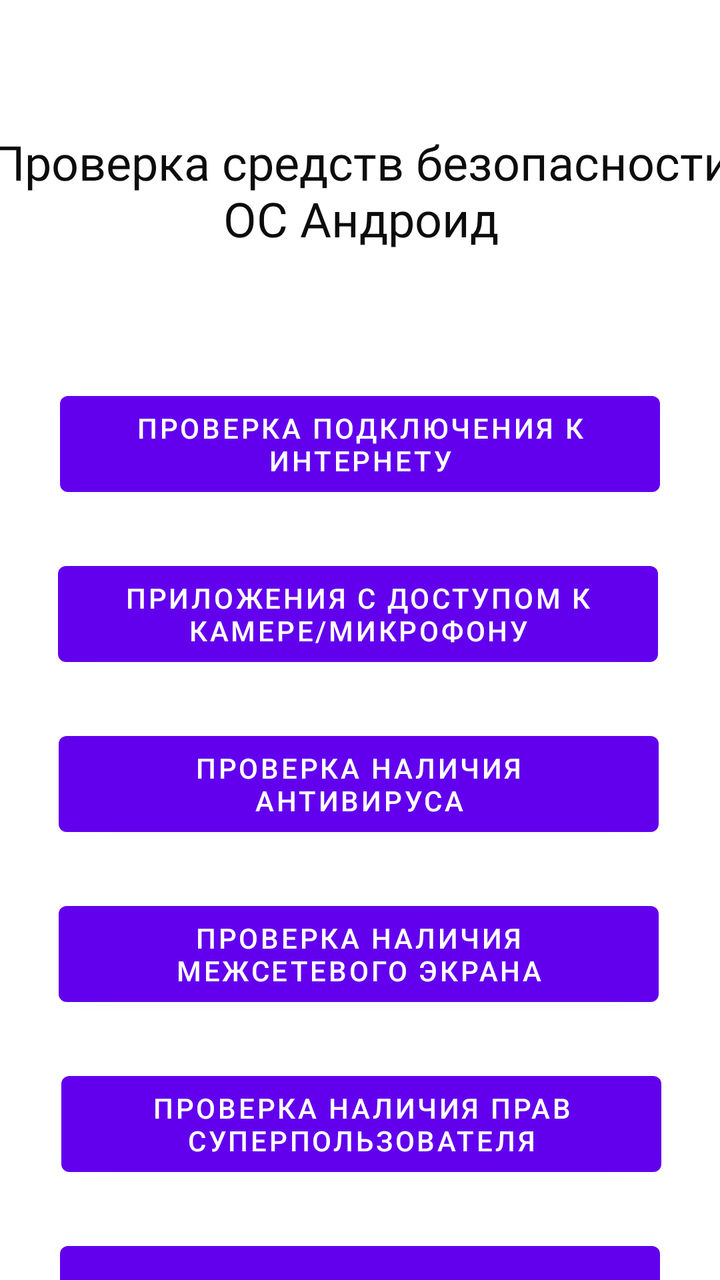
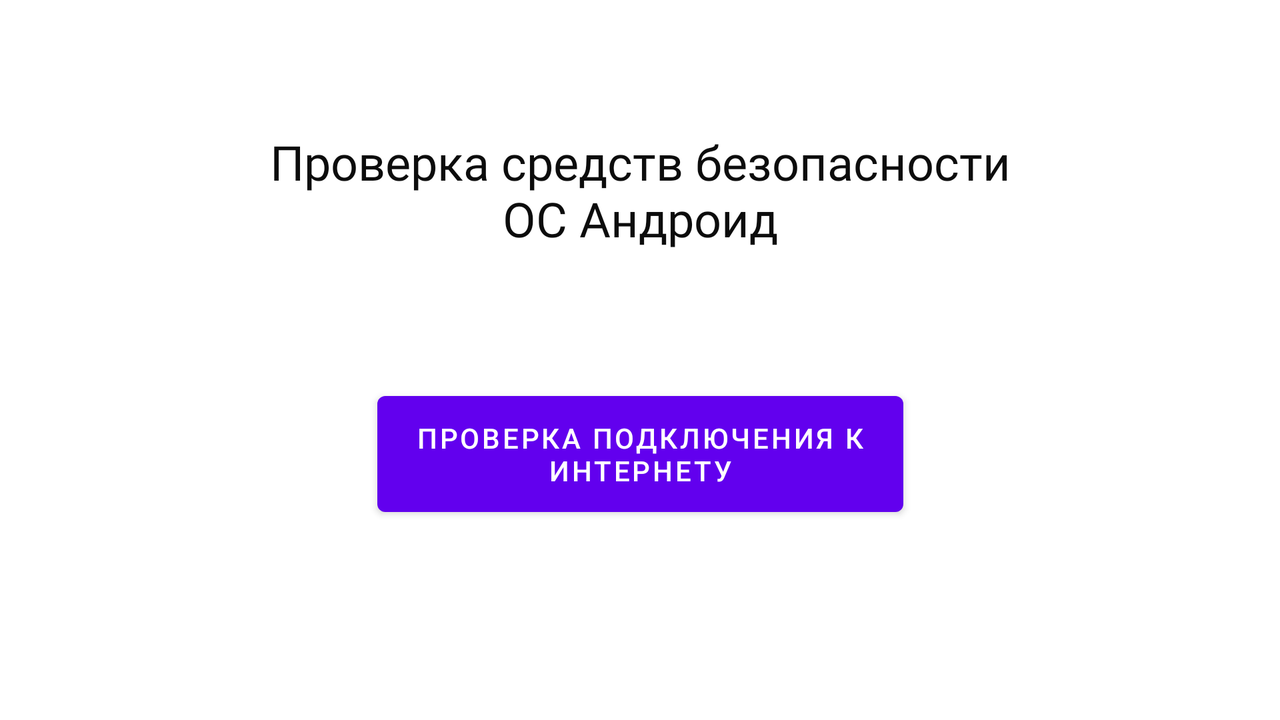

One screen, two layout resources from the same app: the default and the repository's alternative for another configuration. Each is rendered where Android would select it; the XML of both is given below.
<!-- AndroidManifest.xml: application theme Theme.Diploma -->
<!-- res/layout/activity_main.xml -->
<?xml version="1.0" encoding="utf-8"?>
<androidx.constraintlayout.widget.ConstraintLayout xmlns:android="http://schemas.android.com/apk/res/android"
    xmlns:app="http://schemas.android.com/apk/res-auto"
    xmlns:tools="http://schemas.android.com/tools"
    android:id="@+id/IDS"
    android:layout_width="match_parent"
    android:layout_height="match_parent"
    android:background="#FFFFFF"
    android:layoutDirection="rtl"
    android:visibility="visible"
    tools:context=".MainActivity"
    tools:visibility="visible">

    <TextView
        android:id="@+id/textView"
        android:layout_width="377dp"
        android:layout_height="90dp"
        android:layout_marginStart="16dp"
        android:layout_marginTop="50dp"
        android:layout_marginEnd="16dp"
        android:fontFamily="@font/alata"
        android:gravity="center"
        android:text="@string/ProgramName"
        android:textColor="#0C0C0C"
        android:textSize="24sp"
        android:visibility="visible"
        app:layout_constraintEnd_toEndOf="parent"
        app:layout_constraintStart_toStartOf="parent"
        app:layout_constraintTop_toTopOf="parent"
        tools:ignore="TextSizeCheck"
        tools:visibility="visible" />

    <Button
        android:id="@+id/button"
        android:layout_width="300dp"
        android:layout_height="60dp"
        android:layout_marginStart="160dp"
        android:layout_marginTop="52dp"
        android:layout_marginEnd="160dp"
        android:onClick="InternetConnection"
        android:text="@string/InternetCheckBut"
        android:visibility="visible"
        app:layout_constraintEnd_toEndOf="parent"
        app:layout_constraintStart_toStartOf="parent"
        app:layout_constraintTop_toBottomOf="@+id/textView"
        tools:ignore="TextSizeCheck"
        tools:visibility="visible" />

    <Button
        android:id="@+id/button2"
        android:layout_width="300dp"
        android:layout_height="60dp"
        android:layout_marginStart="160dp"
        android:layout_marginTop="25dp"
        android:layout_marginEnd="160dp"
        android:text="@string/micBut"
        app:layout_constraintEnd_toEndOf="parent"
        app:layout_constraintHorizontal_bias="0.495"
        app:layout_constraintStart_toStartOf="parent"
        app:layout_constraintTop_toBottomOf="@+id/button" />

    <Button
        android:id="@+id/button3"
        android:layout_width="300dp"
        android:layout_height="60dp"
        android:layout_marginStart="160dp"
        android:layout_marginTop="25dp"
        android:layout_marginEnd="160dp"
        android:text="@string/AntivirusButton"
        app:layout_constraintEnd_toEndOf="parent"
        app:layout_constraintHorizontal_bias="0.497"
        app:layout_constraintStart_toStartOf="parent"
        app:layout_constraintTop_toBottomOf="@+id/button2" />

    <Button
        android:id="@+id/button4"
        android:layout_width="300dp"
        android:layout_height="60dp"
        android:layout_marginStart="160dp"
        android:layout_marginTop="25dp"
        android:layout_marginEnd="160dp"
        android:text="@string/FirewallChecker"
        app:layout_constraintEnd_toEndOf="parent"
        app:layout_constraintHorizontal_bias="0.497"
        app:layout_constraintStart_toStartOf="parent"
        app:layout_constraintTop_toBottomOf="@+id/button3" />

    <Button
        android:id="@+id/button5"
        android:layout_width="300dp"
        android:layout_height="60dp"
        android:layout_marginStart="160dp"
        android:layout_marginTop="25dp"
        android:layout_marginEnd="160dp"
        android:text="@string/IsRootedButton"
        app:layout_constraintEnd_toEndOf="parent"
        app:layout_constraintHorizontal_bias="0.502"
        app:layout_constraintStart_toStartOf="parent"
        app:layout_constraintTop_toBottomOf="@+id/button4" />

    <Button
        android:id="@+id/button6"
        android:layout_width="300dp"
        android:layout_height="60dp"
        android:layout_marginStart="160dp"
        android:layout_marginTop="25dp"
        android:layout_marginEnd="160dp"
        android:text="@string/PasswordButton"
        app:layout_constraintEnd_toEndOf="parent"
        app:layout_constraintStart_toStartOf="parent"
        app:layout_constraintTop_toBottomOf="@+id/button5" />

    <Button
        android:id="@+id/button8"
        android:layout_width="300dp"
        android:layout_height="60dp"
        android:layout_marginStart="160dp"
        android:layout_marginTop="25dp"
        android:layout_marginEnd="160dp"
        android:onClick="ResultsActivity"
        android:text="@string/GetReport"
        app:layout_constraintEnd_toEndOf="parent"
        app:layout_constraintStart_toStartOf="parent"
        app:layout_constraintTop_toBottomOf="@+id/button6" />
</androidx.constraintlayout.widget.ConstraintLayout>
<!-- resources referenced by this layout -->
<resources>
  <string name="AntivirusButton">Проверка наличия антивируса</string>
  <string name="FirewallChecker">Проверка наличия межсетевого экрана</string>
  <string name="GetReport">Показать отчет</string>
  <string name="InternetCheckBut">Проверка подключения к интернету</string>
  <string name="IsRootedButton">Проверка наличия прав суперпользователя</string>
  <string name="PasswordButton">Проверка на наличие пароля</string>
  <string name="ProgramName">Проверка средств безопасности ОС Андроид</string>
  <string name="micBut">Приложения с доступом к камере/микрофону</string>
  <style name="Theme.Diploma" parent="Theme.MaterialComponents.DayNight.NoActionBar">
          
          <item name="colorPrimary">@color/purple_500</item>
          <item name="colorPrimaryVariant">@color/purple_700</item>
          <item name="colorOnPrimary">@color/white</item>
          
          <item name="colorSecondary">@color/teal_200</item>
          <item name="colorSecondaryVariant">@color/teal_700</item>
          <item name="colorOnSecondary">@color/black</item>
          
          <item name="android:statusBarColor">?attr/colorPrimaryVariant</item>
          
      </style>
</resources>
<!-- res/layout-land/activity_main.xml (the repository's variant of the layout above) -->
<!-- drawn on the phone turned sideways -->
<?xml version="1.0" encoding="utf-8"?>
<androidx.constraintlayout.widget.ConstraintLayout xmlns:android="http://schemas.android.com/apk/res/android"
    xmlns:app="http://schemas.android.com/apk/res-auto"
    xmlns:tools="http://schemas.android.com/tools"
    android:id="@+id/IDS"
    android:layout_width="match_parent"
    android:layout_height="match_parent"
    android:layoutDirection="rtl"
    android:visibility="visible"
    tools:context=".MainActivity"
    tools:visibility="visible">

    <TextView
        android:id="@+id/textView"
        android:layout_width="377dp"
        android:layout_height="90dp"
        android:layout_marginStart="16dp"
        android:layout_marginTop="50dp"
        android:layout_marginEnd="16dp"
        android:fontFamily="@font/alata"
        android:gravity="center"
        android:textColor="#0C0C0C"
        android:textSize="24sp"
        android:visibility="visible"
        app:layout_constraintEnd_toEndOf="parent"
        app:layout_constraintStart_toStartOf="parent"
        app:layout_constraintTop_toTopOf="parent"
        tools:ignore="TextSizeCheck"
        tools:text="@string/ProgramName"
        tools:visibility="visible" />

    <Button
        android:id="@+id/button"
        android:layout_width="263dp"
        android:layout_height="70dp"
        android:layout_marginTop="52dp"
        android:visibility="visible"
        app:layout_constraintEnd_toEndOf="parent"
        app:layout_constraintStart_toStartOf="parent"
        app:layout_constraintTop_toBottomOf="@+id/textView"
        tools:ignore="TextSizeCheck"
        tools:text="@string/InternetCheckBut"
        tools:visibility="visible" />
</androidx.constraintlayout.widget.ConstraintLayout>
<!-- resources referenced by the variant -->
<!-- as the phone turned sideways resolves them -->
<resources>
  <string name="InternetCheckBut">Проверка подключения к интернету</string>
  <string name="ProgramName">Проверка средств безопасности ОС Андроид</string>
  <style name="Theme.Diploma" parent="Theme.MaterialComponents.DayNight.NoActionBar">
          
          <item name="colorPrimary">@color/purple_500</item>
          <item name="colorPrimaryVariant">@color/purple_700</item>
          <item name="colorOnPrimary">@color/white</item>
          
          <item name="colorSecondary">@color/teal_200</item>
          <item name="colorSecondaryVariant">@color/teal_700</item>
          <item name="colorOnSecondary">@color/black</item>
          
          <item name="android:statusBarColor">?attr/colorPrimaryVariant</item>
          
      </style>
</resources>
